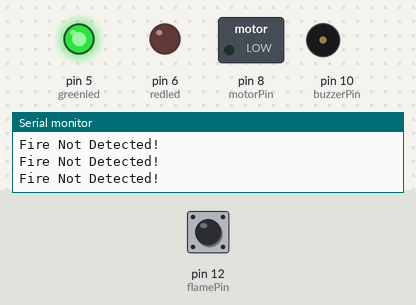
Simulated run of this sketch. Board: Arduino Uno, built with avr-gcc and run on an emulated ATmega328P. On the bench: switched loads named in the sketch (green lamp = pin HIGH), output pins drawn as LEDs (lit = HIGH), buzzer (waves = sounding, pin HIGH), the last lines printed to the serial monitor. Dashed ring = blinking. The test bench sets the inputs (shaded band); at power-on: pin 12 (flamePin) HIGH.

Above: at 1.2 s.
1.3 s: pin 12 (flamePin) driven LOW
At 2.5 s:
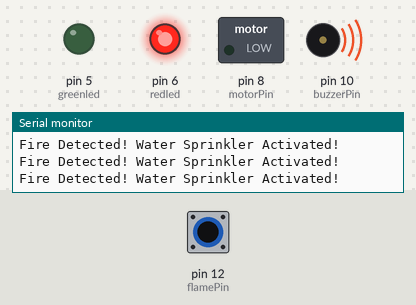
2.8 s: pin 12 (flamePin) driven HIGH
At 4.0 s:
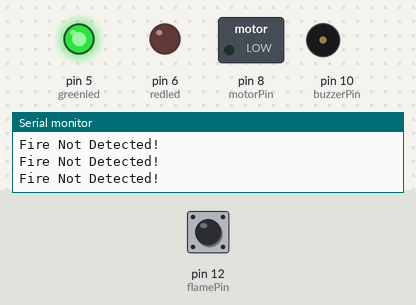
5.8 s: pin 12 (flamePin) pulsed LOW 2 times (0.12 s each, 0.3 s apart)
At 5.86 s:
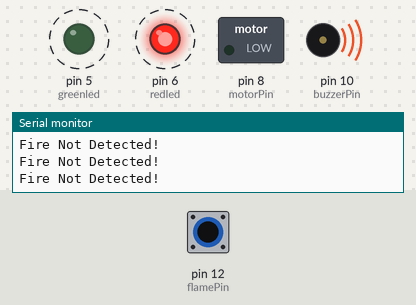
9.4 s: pin 12 (flamePin) pulsed LOW 5 times (0.12 s each, 0.3 s apart)
At 11.5 s:
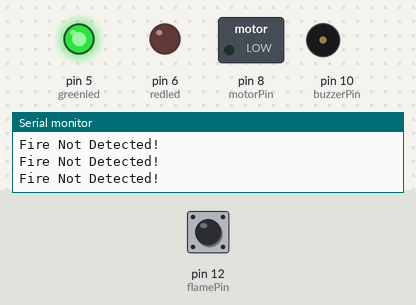
Timing chart, 0 to 13.0 s (numbered marks = the images above; inputs shaded):
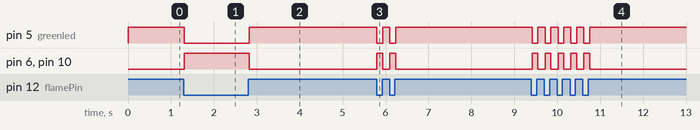

The sketch:

Flame-Detection-Supression.ino
```cpp
const int buzzerPin = 10;
const int flamePin = 12;
int Flame = HIGH;
int redled = 6;
int greenled = 5;
int motorPin = 8;
void setup() {
  pinMode(buzzerPin, OUTPUT);
  pinMode(redled, OUTPUT);
  pinMode(greenled, OUTPUT);
  pinMode(flamePin, INPUT);
  pinMode(motorPin, OUTPUT);
  // pinMode(relayPin, OUTPUT);
  Serial.begin(9600);
}
void loop() {
  Flame = digitalRead(flamePin);

  if (Flame == LOW) {
    digitalWrite(buzzerPin, HIGH);
    digitalWrite(redled, HIGH);
    digitalWrite(greenled, LOW);
    Serial.println("Fire Detected! Water Sprinkler Activated!");
  } else {
    digitalWrite(buzzerPin, LOW);
    digitalWrite(greenled, HIGH);
    digitalWrite(motorPin, LOW);
    digitalWrite(redled, LOW);
    Serial.println("Fire Not Detected!");
  }
}
```

Measured:
- after the input at 1.3 s, pin 5 (greenled): HIGH → LOW at once; pin 6 (redled), pin 10 (buzzerPin): LOW → HIGH at once
- after the input at 2.8 s, pin 5 (greenled): LOW → HIGH at once; pin 6 (redled), pin 10 (buzzerPin): HIGH → LOW at once
- after the input at 5.8 s, pin 5 (greenled): alternates HIGH for 0.17 s and LOW for 0.13 s, 4 changes in all, then stays HIGH, starting at once; pin 6 (redled), pin 10 (buzzerPin): alternates HIGH for 0.13 s and LOW for 0.17 s, 4 changes in all, then stays LOW, starting at once
- after the input at 9.4 s, pin 5 (greenled): alternates HIGH for 0.17 s and LOW for 0.13 s, 10 changes in all, then stays HIGH, starting at once; pin 6 (redled), pin 10 (buzzerPin): alternates HIGH for 0.13 s and LOW for 0.17 s, 10 changes in all, then stays LOW, starting at once
